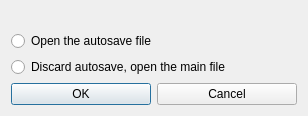
<?xml version="1.0" encoding="utf-8"?>
<ui version="4.0">
 <author>
    SPDX-FileCopyrightText: none
    SPDX-License-Identifier: GPL-3.0-or-later
  </author>
 <class>KisRecoverNamedAutosaveDialog</class>
 <widget class="QDialog" name="KisRecoverNamedAutosaveDialog">
  <property name="windowModality">
   <enum>Qt::WindowModal</enum>
  </property>
  <property name="geometry">
   <rect>
    <x>0</x>
    <y>0</y>
    <width>308</width>
    <height>115</height>
   </rect>
  </property>
  <property name="windowTitle">
   <string>LibrePaint</string>
  </property>
  <property name="modal">
   <bool>true</bool>
  </property>
  <layout class="QVBoxLayout" name="verticalLayout">
   <item>
    <widget class="QLabel" name="lblExplanation">
     <property name="text">
      <string/>
     </property>
    </widget>
   </item>
   <item>
    <widget class="QRadioButton" name="rbOpenAutosave">
     <property name="text">
      <string>Open the autosave file</string>
     </property>
    </widget>
   </item>
   <item>
    <widget class="QRadioButton" name="rbDiscardAutosave">
     <property name="text">
      <string>Discard autosave, open the main file</string>
     </property>
    </widget>
   </item>
   <item>
    <layout class="QHBoxLayout" name="horizontalLayout">
     <item>
      <widget class="QPushButton" name="btOk">
       <property name="text">
        <string>OK</string>
       </property>
      </widget>
     </item>
     <item>
      <widget class="QPushButton" name="btCancel">
       <property name="text">
        <string>Cancel</string>
       </property>
      </widget>
     </item>
    </layout>
   </item>
  </layout>
 </widget>
 <resources/>
 <connections/>
</ui>
